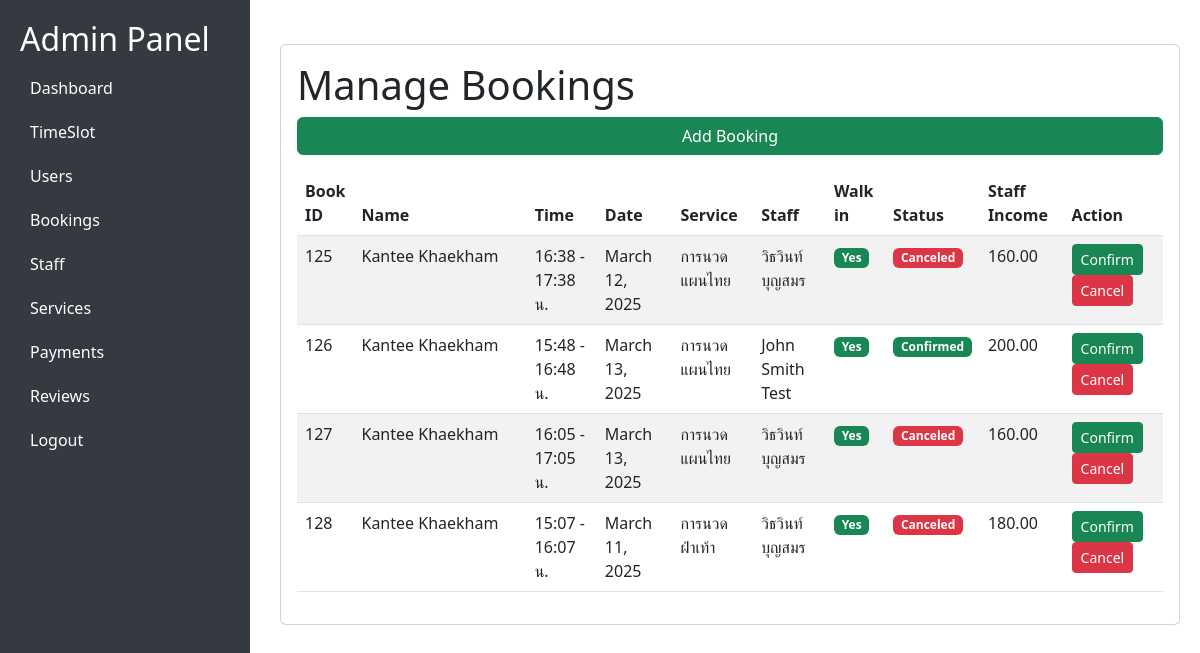
Page /admin-bookings/ on the committed database.
### serviceApp/models.py (models this page shows, shortened)
class Booking(models.Model):
    booking_id = models.AutoField(primary_key=True)
    customer = models.ForeignKey('loginApp.Customer', null=True, blank=True, on_delete=models.SET_NULL)
    temp_customer = models.ForeignKey(TemporaryCustomer, null=True, blank=True, on_delete=models.SET_NULL)
    slot = models.ForeignKey(TimeSlot, null=True, blank=True, on_delete=models.SET_NULL)
    service = models.ForeignKey(Service, null=True, blank=True, on_delete=models.SET_NULL)
    review = models.ForeignKey(Review, null=True, blank=True, on_delete=models.SET_NULL)
    staff = models.ForeignKey(Staff, null=True, blank=True, on_delete=models.SET_NULL)
    payment = models.ForeignKey(Payment, null=True, blank=True, on_delete=models.SET_NULL, related_name="payments_related_to_booking")
    booking_date = models.DateField()
    status = models.CharField(max_length=10, choices=[('Pending', 'Pending'), ('Confirmed', 'Confirmed'), ('Cancelled', 'Cancelled')], default='Pending')
    walk_in = models.BooleanField(default=False)
    commission_amount = models.DecimalField(max_digits=10, decimal_places=2, default=0.00) # commissionrate * amount
    start_time = models.TimeField(null=True, blank=True)
    end_time = models.TimeField(null=True, blank=True)

class TemporaryCustomer(models.Model):
    temp_customer_id = models.AutoField(primary_key=True)
    name = models.CharField(max_length=100)
    phone = models.CharField(max_length=15)

class Service(models.Model):
    service_id = models.AutoField(primary_key=True)
    name = models.CharField(max_length=100)
    description = models.TextField()
    price = models.DecimalField(max_digits=10, decimal_places=2)
    duration = models.IntegerField(null=True, blank=True, default=None)

class Staff(models.Model):
    staff_id = models.AutoField(primary_key=True)
    name = models.CharField(max_length=100)
    speciality = models.CharField(max_length=100)
    role = models.CharField(max_length=100)
    commission_rate = models.DecimalField(max_digits=5, decimal_places=2)
    phone = models.CharField(max_length=15)
    birthdate = models.DateField(null=True, blank=True, default="1970-01-01")
    status = models.CharField(max_length=50, default="Available")

### serviceApp/views.py (the view)
# urls.py: path('admin-bookings/', views.booking_list, name='admin-bookings'),
def booking_list(request):
    bookings = Booking.objects.all().select_related('service', 'staff')
    for booking in bookings:
        if booking.walk_in:
            booking.customer_data = TemporaryCustomer.objects.filter(temp_customer_id=booking.temp_customer_id).first()
        else:
            booking.customer_data = booking.customer
    service_list = Service.objects.all()
    staff_list = Staff.objects.all()
    for booking in bookings:
        if booking.walk_in:
            if booking.customer_data:
                customer_name = f"TempCustomer: {booking.customer_data.name}"
            else:
                customer_name = "TempCustomer: No data"
        else:
            if booking.customer_data:
                customer_name = f"Customer: {booking.customer_data.first_name} {booking.customer_data.last_name}"
            else:
                customer_name = "Customer: No data"
    return render(request, 'admin-bookings.html', {
        'bookings': bookings,
        'service_list': service_list,
        'staff_list': staff_list
    })

### serviceApp/templates/admin-bookings.html (shortened to what this page needs)
<!DOCTYPE html>
<html lang="en">
<head>
    <link href="https://cdn.jsdelivr.net/npm/bootstrap@5.3.0/dist/css/bootstrap.min.css" rel="stylesheet">
</head>
<body>
    <div class="sidebar">
        <h2>Admin Panel</h2>
        <a href="/ad">Dashboard</a>
        <a href="/admin-timeslot">TimeSlot</a>
        <a href="/admin-users"> Users</a>
        <a href="/admin-bookings"> Bookings</a>
        <a href="/admin-employees"> Staff</a>
        <a href="/admin-services"> Services</a>
        <a href="/admin-payments">Payments</a>
        <a href="/admin-reviews">Reviews</a>
        <a href="{% url 'admin-login' %}">Logout</a>
    </div>
    <div class="content">
        <div class="card mt-4 p-3">
            <h1>Manage Bookings</h1>
            <button class="btn btn-success mb-3" data-bs-toggle="modal" data-bs-target="#addBookingModal">Add Booking</button>
            <table class="table table-striped">
                <thead>
                    <tr>
                        <th style="width:5%">Book ID</th>
                        <th style="width:20%">Name</th>
                        <th>Time</th>
                        <th>Date</th>
                        <th>Service</th>
                        <th>Staff</th>
                        <th>Walk in</th>
                        <th>Status</th>
                        <th>Staff Income</th>
                        <th>Action</th>
                    </tr>
                </thead>
                <tbody>
                    {% for booking in bookings %}
                    <tr id="booking-{{ booking.id }}">
                        <td>{{ booking.booking_id }}</td>
                        <td>
                            {% if booking.customer_data %}
                                {% if booking.walk_in %}
                                    {{ booking.customer_data.name }}
                                {% else %}
                                    {{ booking.customer_data.first_name }} {{ booking.customer_data.last_name }}
                                {% endif %}
                            {% else %}
                                (ไม่ระบุชื่อ)
                            {% endif %}
                        </td>
                        <td>
                            {{ booking.start_time|date:"H:i" }} - {{ booking.end_time|date:"H:i" }} น.
                        </td>
                        <td>{{ booking.booking_date }}</td>
                        <td>
                            {% if booking.service %}
                                {{ booking.service.name }}
                            {% else %}
                                N/A
                            {% endif %}
                        </td>
                        <td>
                            {% if booking.staff %}
                                {{ booking.staff.name }}
                            {% else %}
                                N/A
                            {% endif %}
                        </td>
                        <td>
                            <span class="badge
                                {% if booking.walk_in == 1 %}bg-success
                                {% else %}bg-danger{% endif %}" id="walk_in-{{ booking.id }}">
                                {% if booking.walk_in == 1 %}Yes{% else %}No{% endif %}
                            </span>
                        </td>
                        <td>
                            <span class="badge
                                {% if booking.status == 'Confirmed' %}bg-success
                                {% elif booking.status == 'Pending' %}bg-warning text-dark
                                {% else %}bg-danger{% endif %}" id="status-{{ booking.id }}">
                                {{ booking.status }}
                            </span>
                        </td>
                        <td>
                            {{ booking.commission_amount }}
                        </td>
                        <td>
                            <button class="btn btn-success btn-sm" onclick="updateBookingStatus('{{ booking.booking_id }}', 'Confirmed')">Confirm</button>
                            <button class="btn btn-danger btn-sm" onclick="updateBookingStatus('{{ booking.booking_id }}', 'Canceled')">Cancel</button>
                        </td>
                    </tr>
                    {% empty %}
                    <tr>
                        <td colspan="7" class="text-center">ไม่มีประวัติการจอง</td>
                    </tr>
                    {% endfor %}
                </tbody>
            </table>
        </div>
    </div>
</body>
</html>

### serviceApp/templates/admin-bookings.html (style rules this page uses)
body { display: flex; }
.sidebar { width: 250px; height: 100vh; background: #343a40; padding: 20px; color: white; position: fixed; }
.content { margin-left: 260px; padding: 20px; width: 100%; }
.sidebar a { color: white; display: block; padding: 10px; text-decoration: none; }

### rows in the picture
Booking: booking_id "125", customer_data.name "Kantee Khaekham", start_time "16:38", end_time "17:38", booking_date "March 12, 2025", service.name "การนวดแผนไทย", staff.name "วิธวินท์ บุญสมร", walk_in "Yes", status "Canceled", commission_amount "160.00"
Booking: booking_id "126", customer_data.name "Kantee Khaekham", start_time "15:48", end_time "16:48", booking_date "March 13, 2025", service.name "การนวดแผนไทย", staff.name "John Smith Test", walk_in "Yes", status "Confirmed", commission_amount "200.00"
Booking: booking_id "127", customer_data.name "Kantee Khaekham", start_time "16:05", end_time "17:05", booking_date "March 13, 2025", service.name "การนวดแผนไทย", staff.name "วิธวินท์ บุญสมร", walk_in "Yes", status "Canceled", commission_amount "160.00"
Booking: booking_id "128", customer_data.name "Kantee Khaekham", start_time "15:07", end_time "16:07", booking_date "March 11, 2025", service.name "การนวดฝ่าเท้า", staff.name "วิธวินท์ บุญสมร", walk_in "Yes", status "Canceled", commission_amount "180.00"
